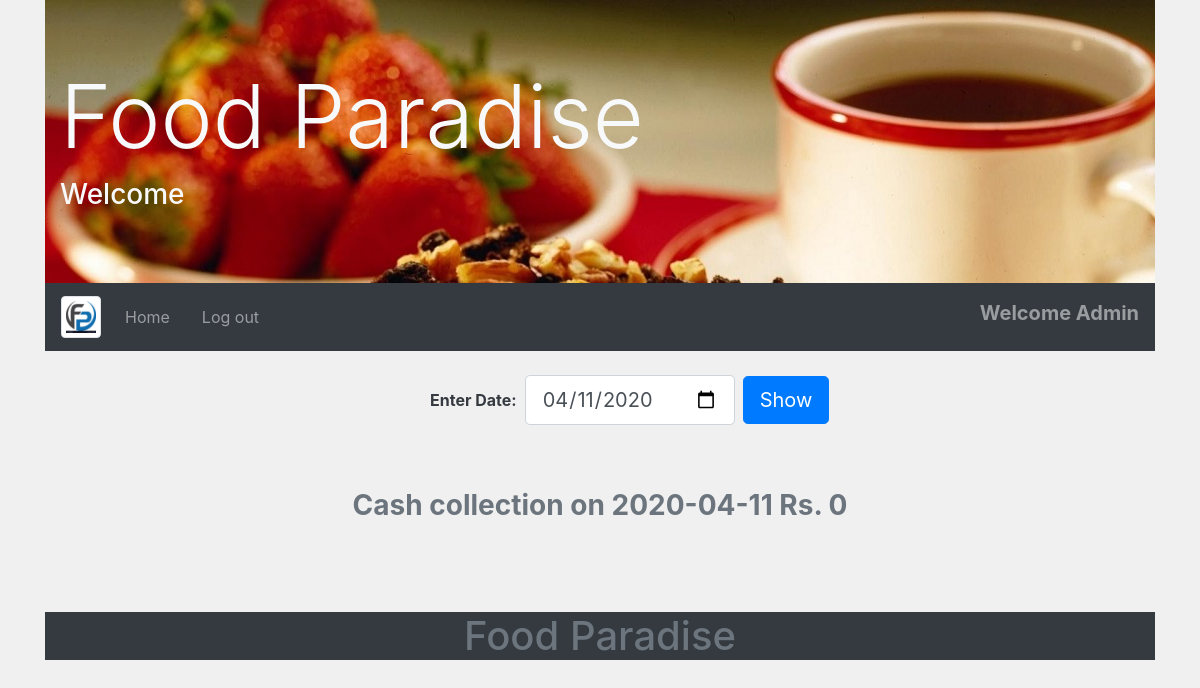
Before: /admin/cash_collection.php?date=2020-04-11 (signed in) with the older database file.
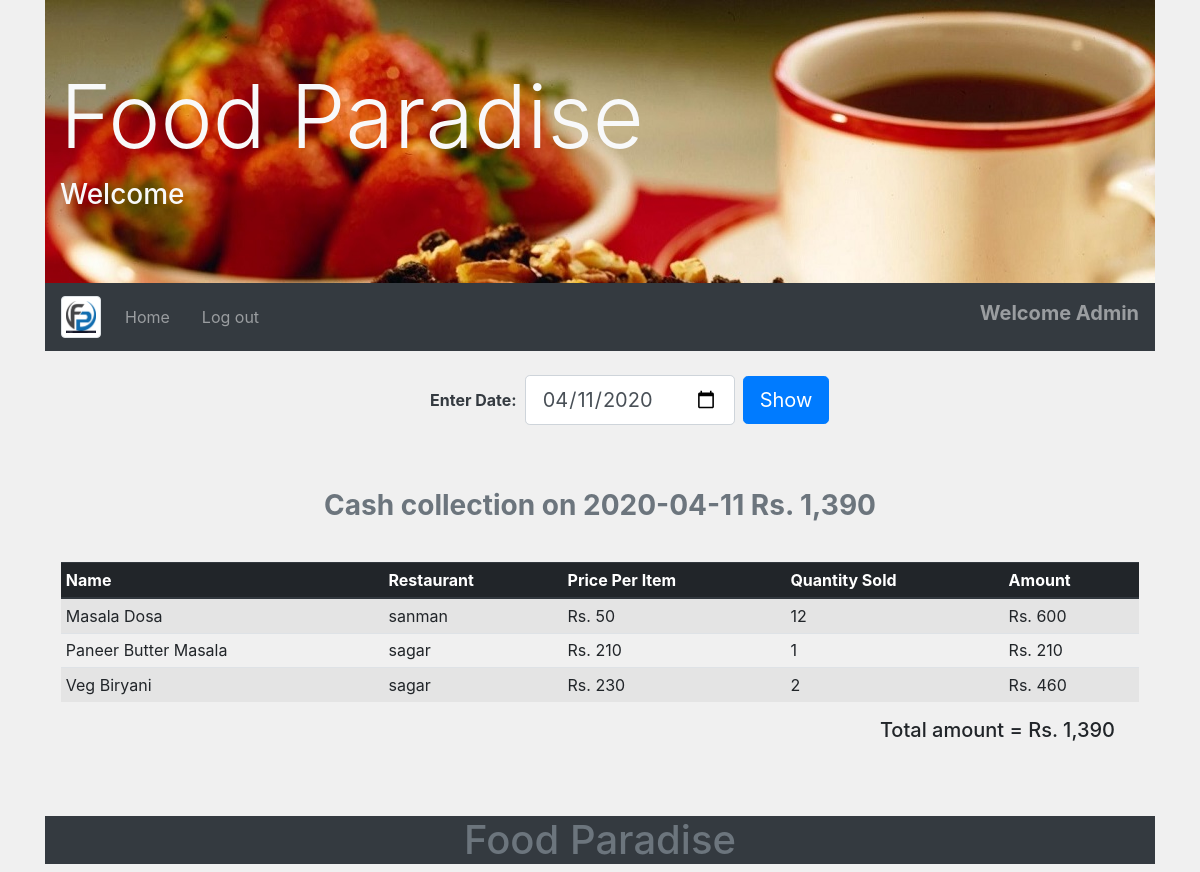
After: the same page with the newer database file.
### tables this page shows
CREATE TABLE `item` (
  `im_id` int(11) NOT NULL,
  `i_name` varchar(200) NOT NULL,
  `category` varchar(30) NOT NULL,
  `price` int(11) NOT NULL,
  `image` varchar(500) NOT NULL,
  `status` tinyint(4) NOT NULL DEFAULT 1
);

### admin/cash_collection.php (the view, shortened to what this page needs)
<?php
    require_once '../include/dbcon.php';
    if (isset($_POST['submit'])) {
        $dat = $_POST['date'];
        if (empty($dat)) {
            $err_date = true;
        }
    }
    elseif (isset($_GET['date'])) {
        $dat = $_GET['date'];
        $sql = "SELECT item.im_id, i_name, category, price, sum(quantity) as quantity, price * sum(quantity) as total FROM item, order_master WHERE item.im_id = order_master.im_id AND date='$dat'GROUP BY order_master.im_id";
        if($result = mysqli_query($link, $sql)){
            $rows = mysqli_fetch_all($result,MYSQLI_ASSOC);
        }
        else {
        }
    }
    else {
        date_default_timezone_set("Asia/Kolkata");
        $dat = date("Y-m-d");
    }
    $sql = "SELECT sum(total_amount) AS cash FROM bill WHERE date='$dat'";
    if($result = mysqli_query($link, $sql)){
        $row = mysqli_fetch_assoc($result);
    }
    else {
    }
?>
<!doctype html>
<html lang="en">
  <head>
    <link rel="stylesheet" href="../css/bootstrap.min.css">
    <link rel="stylesheet" type="text/css" href="../css/main.css">
  </head>
  <body>
    <div class="container">
        <?php require '../include/admin_header.php';?>
         <div class="container">
          <div class="row mt-4">
            <div class="col-md-2"></div>
            <div class="col-md-2"></div>
            <div class="col-md-8">
               <form  class="form-inline" method="POST" action="<?php echo $_SERVER['PHP_SELF']; ?>">
                   <div class="form-group">
                       <label class="text-dark font-weight-bold" for="date">Enter Date: </label>
                       <input class="form-control form-control-lg mx-2" type="date" name="date" id="date" value="<?php echo (empty($dat))? '' : $dat; ?>">
                   </div>
                   <button type="submit" name="submit" class="btn btn-lg btn-primary">Show</button>
               </form>
            </div>
          </div>
        </div>
        <div class="mt-5 p-3">
            <?php if(empty($err_date)): ?>
                <h3 class="text-center text-muted font-weight-bold mb-4">
                    Cash collection on <?php echo $dat . " Rs. " . number_format($row['cash']); ?>
                </h3>
                <?php if (! empty($rows)): ?>
                    <div class="table-responsive mt-4">
                         <table class="table table-striped table-sm mt-3">
                             <thead class="thead-dark">
                                 <th>Name</th>
                                 <th>Restaurant</th>
                                 <th>Price Per Item</th>
                                 <th>Quantity Sold</th>
                                 <th>Amount</th>
                             </thead>
                             <tbody>
                                 <?php foreach ($rows as $item):?>
                                     <tr>
                                         <td><?php echo $item['i_name']; ?></td>
                                         <td><?php echo $item['category']; ?></td>
                                         <td>Rs. <?php echo number_format($item['price']); ?></td>
                                         <td><?php echo $item['quantity']; ?></td>
                                         <td>Rs. <?php echo number_format($item['total']); ?></td>
                                     </tr>
                                 <?php endforeach; ?>
                             </tbody>
                         </table>
                         <h5 class="text-right pr-4">Total amount = Rs. <?php echo number_format($row['cash']); ?> </h5>
                    </div>
                 <?php endif; ?>
            <?php endif; ?>
       </div>
        <?php require '../include/footer.php';?>
    </div>
  </body>
</html>

Changed rows visible on the page:
now on this page (row edited): item: i_name "Masala Dosa", category "sanman", price "50", quantity "12", total "600"
now on this page (row unchanged): item: i_name "Paneer Butter Masala", category "sagar", price "210", quantity "1", total "210"
now on this page (row unchanged): item: i_name "Veg Biryani", category "sagar", price "230", quantity "2", total "460"
Other visible differences:
$row['cash']: "0" → "1,390"
$row['cash']: (not shown) → "1,390"
text now shown: "Name Restaurant Price Per Item Quantity Sold Amount Total amount = Rs."
